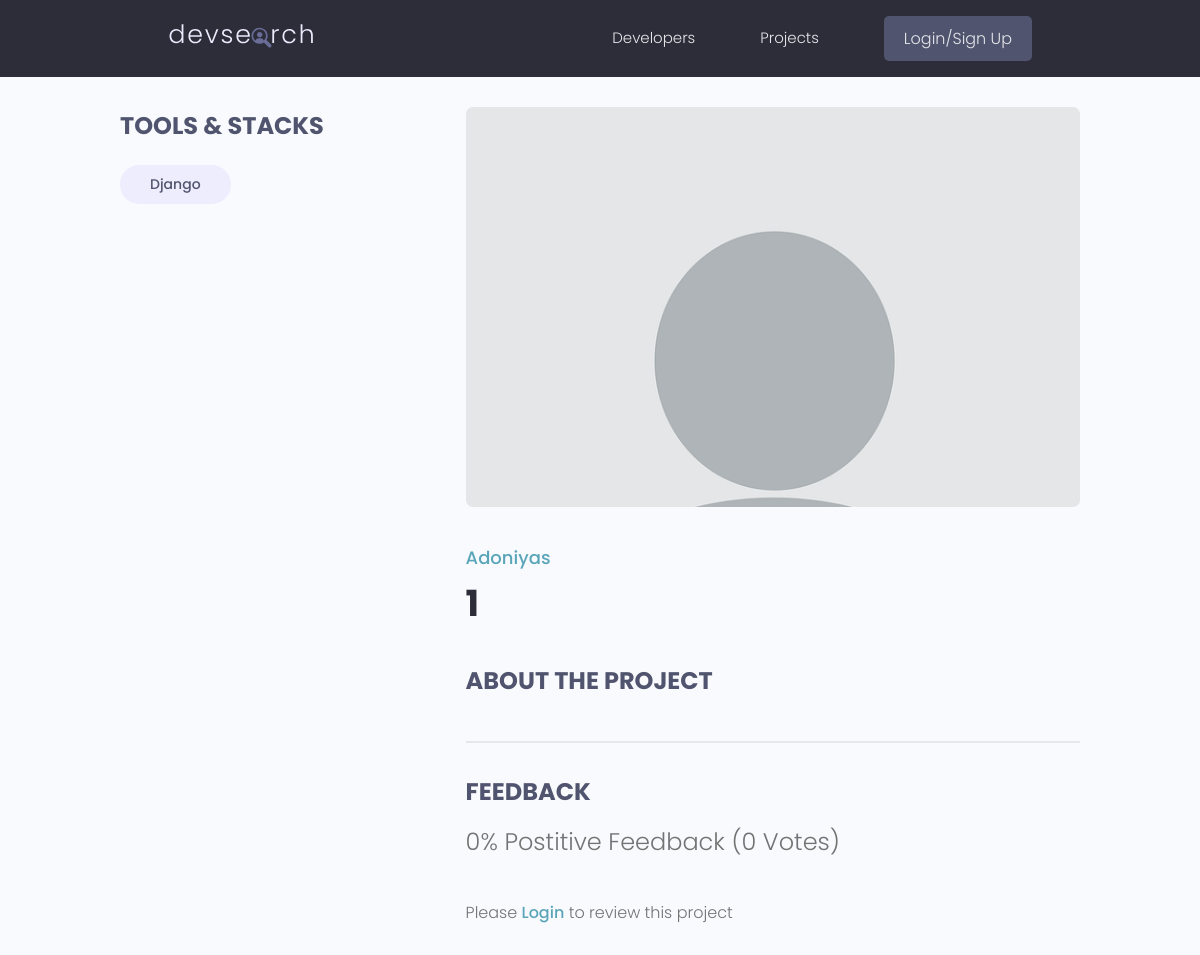
Page /projects/projects/515a2a0e-319b-48d9-9817-a482b3b6db6d on the earlier database version.
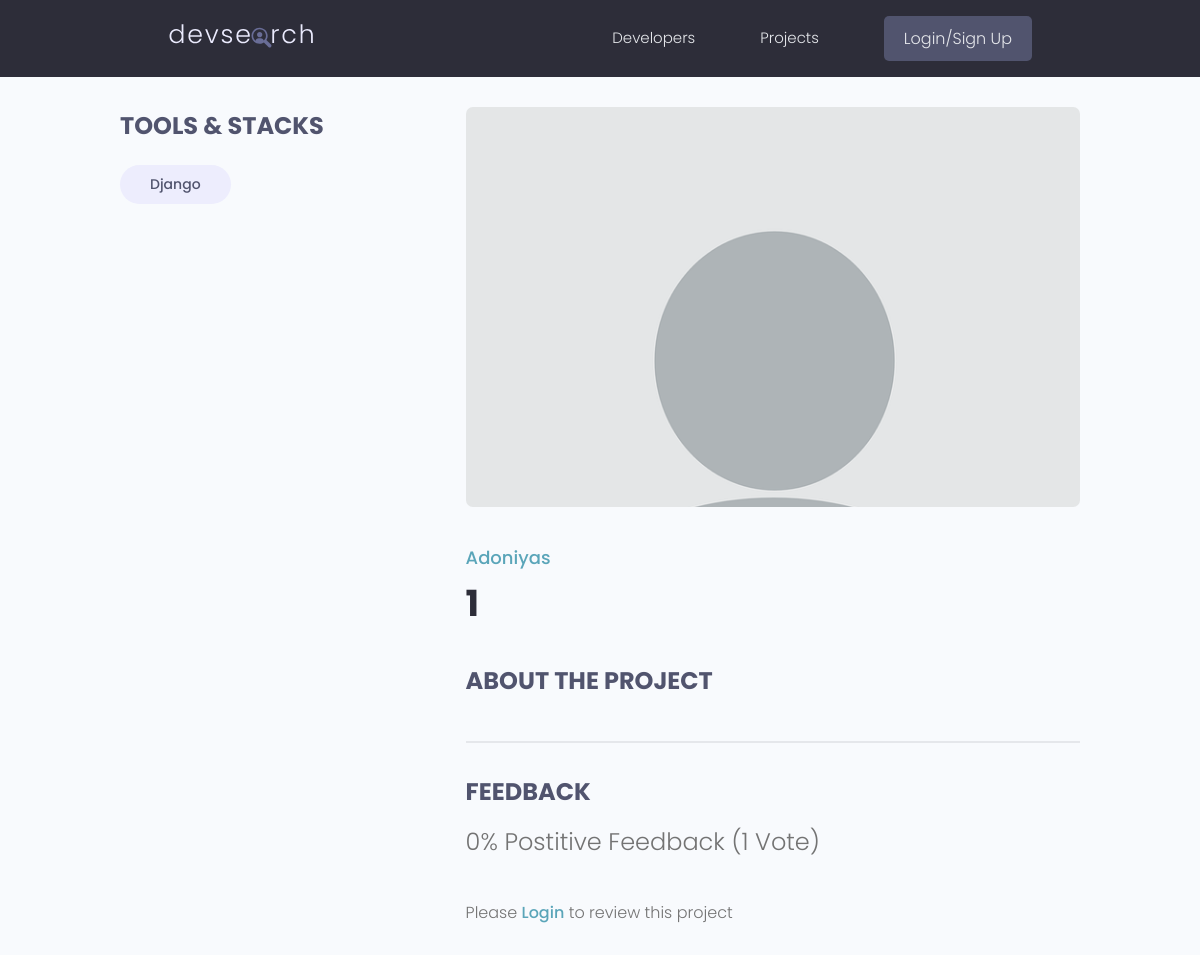
Same page on the later database version.
### projects/models.py (models this page shows, shortened)
class Project(models.Model):
    id = models.UUIDField(default = uuid4, unique=True, primary_key=True, editable=False)
    owner = models.ForeignKey(Profile, on_delete=models.CASCADE, null= True)
    title = models.CharField(max_length=200)
    description = models.TextField(null=True, blank=True)
    featured_img = models.ImageField(upload_to="project_img")
    demo_link = models.CharField(max_length=200, null= True, blank=True)
    source_link = models.CharField(max_length=200, null= True, blank=True)
    vote_ratio = models.IntegerField(default=0, null=True, blank=True)
    vote_count = models.IntegerField(default=0, null=True, blank=True)
    tags = models.ManyToManyField('Tag', blank = True)
    created_at = models.DateTimeField(auto_now_add=True)
    class Meta:
        ordering = ['-vote_ratio', '-vote_count', 'title']
    @property
    def reviewers(self):
        queryset = self.review_set.all().values_list('owner__id', flat=True)
        return queryset

### users/models.py (models this page shows, shortened)
class Profile(models.Model):
    user = models.OneToOneField(User, on_delete=models.CASCADE)
    id = models.UUIDField(default=uuid4, primary_key=True, editable=False)
    name = models.CharField(max_length=200)
    email = models.EmailField(max_length=200)
    username = models.CharField(max_length=200, blank=True, null=True)
    location = models.CharField(max_length=200, blank=True, null=True)
    short_intro = models.CharField(max_length=200, blank=True, null=True)
    bio = models.TextField(max_length=200, blank=True, null=True)
    profile_pic =models.ImageField(upload_to="profile_pic/", default="profile_pic/default.png")
    social_github = models.CharField(max_length=200, blank=True, null=True)
    social_twitter = models.CharField(max_length=200, blank=True, null=True)
    social_linkedin = models.CharField(max_length=200, blank=True, null=True)
    social_youtube = models.CharField(max_length=200, blank=True, null=True)
    social_website = models.CharField(max_length=200, blank=True, null=True)
    created_at = models.DateTimeField(auto_now_add=True)

### projects/views.py (the view, shortened to what this page needs)
# urls.py: path("projects/<str:pk>",views.project, name= "project"),
def project(request, pk):
    project = Project.objects.get(id=pk)
    form = ReviewForm()
    context = {"project": project, "form": form}
    return render(request, "projects/single-project.html", context)

### projects/models.py (called while the page is built)
    def __str__(self) -> str:
        return self.name

### projects/templates/projects/single-project.html (shortened to what this page needs)
{% extends 'base.html' %}
{% block content %}
  <main class="singleProject my-md">
    <div class="container">
      <div class="layout">
        <div class="column column--1of3">
          <h3 class="singleProject__subtitle">Tools & Stacks</h3>
          <div class="singleProject__toolStack">
            {% for tag in project.tags.all %}
            <span class="tag tag--pill tag--sub tag--lg">
              <small>{{tag}}</small>
            </span>
            {% endfor %}
          </div>
        </div>
        <div class="column column--2of3">
          <img class="singleProject__preview" src="{{project.featured_img.url}}" alt="portfolio thumbnail" />
          <a href="{% url 'user-profile' project.owner.id %}" class="singleProject__developer">{{project.owner.name}}</a>
          <h2 class="singleProject__title">{{project.title}}</h2>
          <h3 class="singleProject__subtitle">About the Project</h3>
          <div class="comments">
            <h3 class="singleProject__subtitle">Feedback</h3>
            <h5 class="project--rating">
              {{project.vote_ratio}}% Postitive Feedback ({{project.vote_count}} Vote{{project.vote_count|pluralize:"s"}})
            </h5>
            {% if request.user.profilr.id in project.reviewers %}
            <p>You have alreadu sub,itted your review for this project</p>
            {% elif request.user.profile.id == project.owner.id %}
            <p>You cannot review your own project</p>
            {% else %}
            <p>Please <a href="{% url 'login' %}?next={{request.path}}">Login</a> to review this project</p>
            {% endif %}
          </div>
        </div>
      </div>
    </div>
  </main>
{% endblock %}

Differences in the rows shown:
changed Project "Adoniyas": vote_count "0" → "1"
